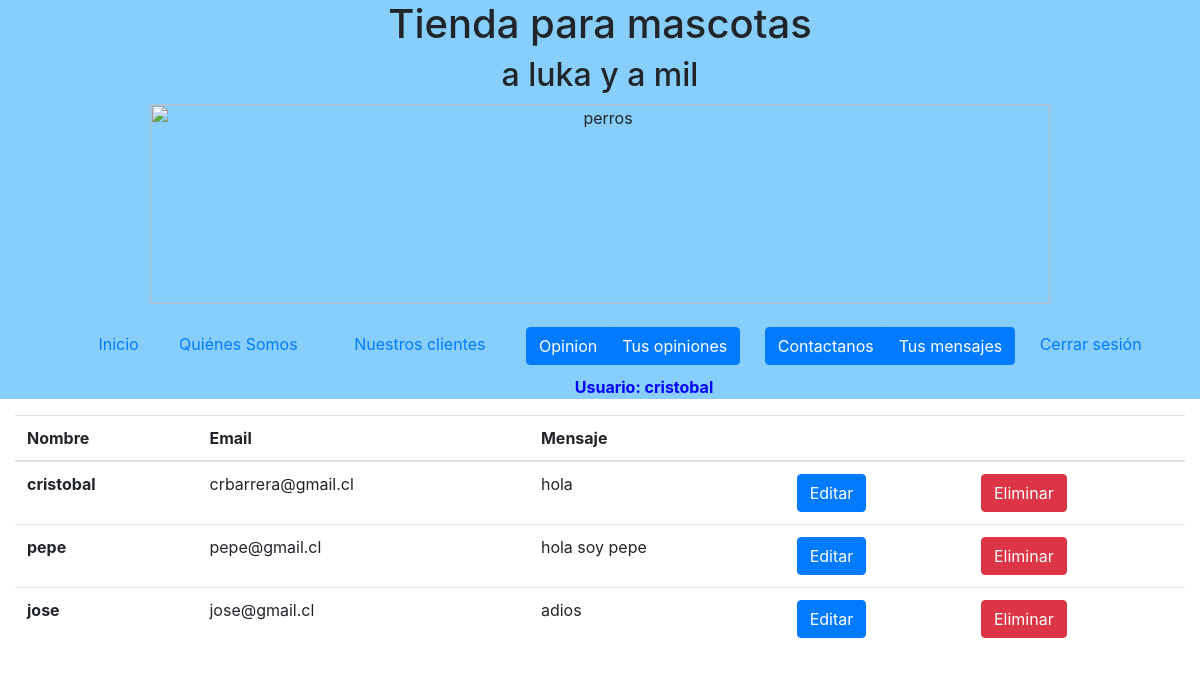
Screenshot of /list_mensajes/ (signed in) with the database file from the repository.
### contacto/models.py (models this page shows, shortened)
class Mensaje(models.Model):
    nombre = models.CharField(max_length=50)
    email = models.CharField(max_length=50)
    mensaje = models.TextField()

### contacto/views.py (the view)
# urls.py: path('list_mensajes/', login_required(views.MensajeList.as_view()), name='list_mensajes'),
class MensajeList(ListView):
    model = Mensaje
    template_name = 'contacto/list_mensajes.html'

### templates/contacto/list_mensajes.html (shortened to what this page needs)
{% extends 'base2.html' %}
{% block content %}
    {% if object_list %}
    <div class="col-md-12 col-lg-12">
    <table class="table table-hover">
        <thead>
            <tr>
                <th>Nombre</th>
                <th>Email</th>
                <th>Mensaje</th>
                <th></th>
                <th></th>
            </tr>
        </thead>
        <tbody>
            {% for mensaje in object_list %}
            <tr>
                <th scope="row">{{ mensaje.nombre }} </th>
                <td>{{ mensaje.email }}</td>
                <td>{{ mensaje.mensaje }}</td>
                <td><a class="btn btn-primary" href="{% url 'edit_mensaje' mensaje.id %}">Editar</a></td>
                <td><a class="btn btn-danger" href="{% url 'del_mensaje' mensaje.id %}">Eliminar</a></td>
            </tr>
            {% endfor %}
        </tbody>
    </table>
    {% else %}
    <h1>No hay registros de mensaje</h1>
</div>
{% endif %} {% endblock %}

### templates/base2.html (shortened to what this page needs)
{% load static %}
<html>
    <head>
        <link rel="stylesheet" href="{% static 'css/estilos2.css' %}">
        <link rel="stylesheet" href="{% static 'css/bootstrap.min.css' %}">
    </head>
    <body>
    <div class="header">
        <div class="titular">
          <h1>Tienda para mascotas</h1>
          <h2>a luka y a mil</h2>
        </div>
        <div class="portada">
          <img src="{% static 'images/perros.jpg' %}" alt="perros">
        </div>
        <div class="navegacion">
          <ul>
            <li class="nav-item">
              <a href="{% url 'index' %}">Inicio</a>
            </li>
            <li class="nav-item">
              <a class="nav-link" href="{% url 'quienes_somos' %}">Quiénes Somos</a>
            </li>
            <li class="nav-item">
              <a class="nav-link" href="{% url 'nuestros_clientes' %}">Nuestros clientes</a>
            </li>
            <li class="nav-item">
              <div class="btn-group">
                <a href="http://localhost:8000/add_comentario" class="btn btn-primary">Opinion</a>
                <a href="http://localhost:8000/list_comentarios/" class="btn btn-primary">Tus opiniones</a>
              </div>
            </li>
            <li class="nav-item">
              <div class="btn-group">
                <a href="http://localhost:8000/add_mensaje" class="btn btn-primary">Contactanos</a>
                <a href="http://localhost:8000/list_mensajes/" class="btn btn-primary">Tus mensajes</a>
              </div>
            </li>
            {% if user.is_authenticated %}
              <li class="nav-item"><a href="{% url 'logout' %}">Cerrar sesión</a></li>
              <span class="ml-md-5" style="color: blue;"><strong>Usuario: {{ user.get_username }}</strong></span>
            {% endif %}
          </ul>
        </div>
      </div>
    <div class="content">
        <div class="row">
            <div class="col-md-12">
                {% block content %} {% endblock %}
            </div>
        </div>
    </div>
    </body>
</html>

### static/css/estilos2.css (style rules this page uses)
.header { background-color: lightskyblue; justify-content: space-around; }
.portada img { text-align: center; justify-content: right; margin: 10px auto; display: block; width: 900px; height: 200px; }
.titular { text-align: center; }
.navegacion { text-align: center; }
.navegacion ul li { padding: 10px; list-style: none; display: inline-block; }
.content { width: 100%; }

### rows the page displays
Mensaje: nombre "cristobal", email "crbarrera@gmail.cl", mensaje "hola"
Mensaje: nombre "pepe", email "pepe@gmail.cl", mensaje "hola soy pepe"
Mensaje: nombre "jose", email "jose@gmail.cl", mensaje "adios"

### other values shown
{{ user.get_username }} "cristobal"
